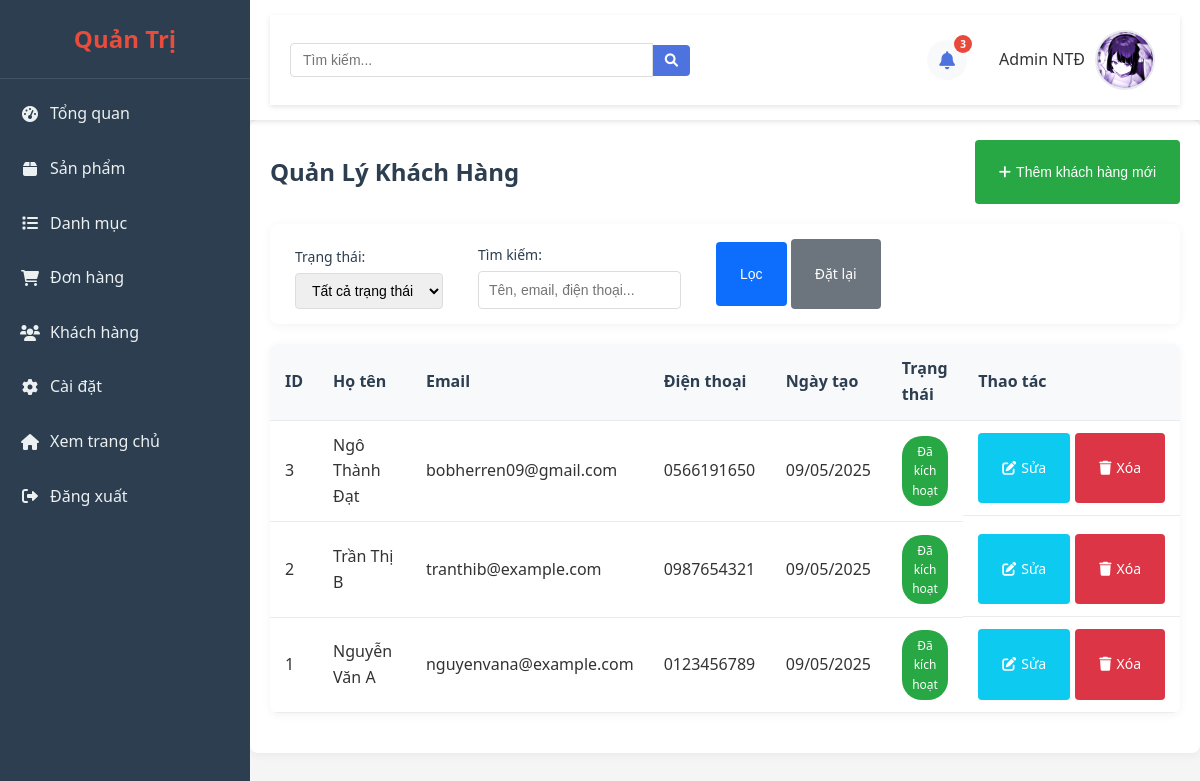
The page /admin/index.php?trang=nguoi-dung (signed in) on the database its author committed.
### tables this page shows
CREATE TABLE `nguoi_dung` (
  `id` int(11) NOT NULL,
  `ho_ten` varchar(255) NOT NULL,
  `email` varchar(255) NOT NULL,
  `mat_khau` varchar(255) NOT NULL,
  `dien_thoai` varchar(20) DEFAULT NULL,
  `dia_chi` text DEFAULT NULL,
  `trang_thai` tinyint(1) DEFAULT 1,
  `ngay_tao` datetime DEFAULT current_timestamp(),
  `avatar` varchar(255) DEFAULT NULL
);

### admin/pages/nguoi-dung.php (the view, shortened to what this page needs)
<?php
$hanh_dong = isset($_GET['hanh-dong']) ? $_GET['hanh-dong'] : '';
$nguoi_dung_sua = null;
$tu_khoa = isset($_GET['tu_khoa']) ? $_GET['tu_khoa'] : '';
$trang_thai_loc = isset($_GET['trang-thai']) ? (int) $_GET['trang-thai'] : -1;
$trang = isset($_GET['trang']) ? (int) $_GET['trang'] : 1;
$gioi_han = 10;
$params = array();
$types = '';
$where = '';
$trang = max(1, $trang);
$bat_dau = ($trang - 1) * $gioi_han;
$sql = "SELECT * FROM nguoi_dung $where ORDER BY id DESC LIMIT ?, ?";
$params[] = $bat_dau;
$params[] = $gioi_han;
$types .= 'ii';
$stmt = $conn->prepare($sql);
$stmt->bind_param($types, ...$params);
$stmt->execute();
$result = $stmt->get_result();
$nguoi_dung_list = array();
while ($row = $result->fetch_assoc()) {
    $nguoi_dung_list[] = $row;
}
?>
<div class="nguoi-dung-page">
  <div class="page-header">
      <h1>Quản Lý Khách Hàng</h1>
      <?php if ($hanh_dong != 'them' && $hanh_dong != 'sua'): ?>
          <button type="button" class="btn-them-moi" onclick="location.href='index.php?trang=nguoi-dung&hanh-dong=them'">
              <i class="fas fa-plus"></i> Thêm khách hàng mới
          </button>
      <?php endif; ?>
  </div>
  <?php if ($hanh_dong == 'them'): ?>
      <div class="form-container">
          <h2>Thêm Khách Hàng Mới</h2>
          <form method="POST" action="index.php?trang=nguoi-dung&hanh-dong=them">
              <div class="form-row">
                  <div class="form-group col-md-6">
                      <label for="ho_ten">Họ tên <span class="required">*</span></label>
                      <input type="text" id="ho_ten" name="ho_ten" value="<?php echo isset($_POST['ho_ten']) ? $_POST['ho_ten'] : ''; ?>" required>
                  </div>
                  <div class="form-group col-md-6">
                      <label for="email">Email <span class="required">*</span></label>
                      <input type="email" id="email" name="email" value="<?php echo isset($_POST['email']) ? $_POST['email'] : ''; ?>" required>
                  </div>
              </div>
              <div class="form-row">
                  <div class="form-group col-md-6">
                      <label for="mat_khau">Mật khẩu <span class="required">*</span></label>
                      <input type="password" id="mat_khau" name="mat_khau" required>
                      <small>Mật khẩu phải có ít nhất 6 ký tự</small>
                  </div>
                  <div class="form-group col-md-6">
                      <label for="xac_nhan_mat_khau">Xác nhận mật khẩu <span class="required">*</span></label>
                      <input type="password" id="xac_nhan_mat_khau" name="xac_nhan_mat_khau" required>
                  </div>
              </div>
              <div class="form-row">
                  <div class="form-group col-md-6">
                      <label for="dien_thoai">Điện thoại</label>
                      <input type="text" id="dien_thoai" name="dien_thoai" value="<?php echo isset($_POST['dien_thoai']) ? $_POST['dien_thoai'] : ''; ?>">
                  </div>
                  <div class="form-group col-md-6">
                      <div class="checkbox" style="margin-top: 32px;">
                          <input type="checkbox" id="trang_thai" name="trang_thai" value="1" <?php echo (!isset($_POST['trang_thai']) || $_POST['trang_thai'] == 1) ? 'checked' : ''; ?>>
                          <label for="trang_thai">Kích hoạt tài khoản</label>
                      </div>
                  </div>
              </div>
              <div class="form-group">
                  <label for="dia_chi">Địa chỉ</label>
                  <textarea id="dia_chi" name="dia_chi" rows="3"><?php echo isset($_POST['dia_chi']) ? $_POST['dia_chi'] : ''; ?></textarea>
              </div>
              <div class="form-actions">
                  <button type="submit" class="btn-luu">
                      <i class="fas fa-save"></i> Lưu Khách Hàng
                  </button>
                  <a href="index.php?trang=nguoi-dung" class="btn-huy">Hủy</a>
              </div>
          </form>
      </div>
  <?php else: ?>
      <div class="bo-loc">
          <form action="" method="GET" class="form-loc">
              <div class="form-group">
                  <label for="trang-thai">Trạng thái:</label>
                  <select name="trang-thai" id="trang-thai">
                      <option value="-1" <?php echo $trang_thai_loc == -1 ? 'selected' : ''; ?>>Tất cả trạng thái</option>
                  </select>
              </div>
              <div class="form-group">
                  <label for="tu_khoa">Tìm kiếm:</label>
                  <input type="text" name="tu_khoa" id="tu_khoa" value="<?php echo $tu_khoa; ?>" placeholder="Tên, email, điện thoại...">
              </div>
              <div class="form-group">
                  <button type="submit" class="btn-loc">Lọc</button>
                  <a href="index.php?trang=nguoi-dung" class="btn-dat-lai">Đặt lại</a>
              </div>
          </form>
      </div>
      <div class="danh-sach-nguoi-dung">
          <table>
              <thead>
                  <tr>
                      <th width="5%">ID</th>
                      <th width="20%">Họ tên</th>
                      <th width="20%">Email</th>
                      <th width="15%">Điện thoại</th>
                      <th width="15%">Ngày tạo</th>
                      <th width="10%">Trạng thái</th>
                      <th width="15%">Thao tác</th>
                  </tr>
              </thead>
              <tbody>
                  <?php if (!empty($nguoi_dung_list)): ?>
                      <?php foreach ($nguoi_dung_list as $nguoi_dung): ?>
                          <tr>
                              <td><?php echo $nguoi_dung['id']; ?></td>
                              <td><?php echo $nguoi_dung['ho_ten']; ?></td>
                              <td><?php echo $nguoi_dung['email']; ?></td>
                              <td><?php echo $nguoi_dung['dien_thoai']; ?></td>
                              <td><?php echo date('d/m/Y', strtotime($nguoi_dung['ngay_tao'])); ?></td>
                              <td>
                                  <a href="index.php?trang=nguoi-dung&hanh-dong=cap-nhat-trang-thai&id=<?php echo $nguoi_dung['id']; ?>&trang-thai=<?php echo $nguoi_dung['trang_thai'] ? 0 : 1; ?>" class="btn-trang-thai <?php echo $nguoi_dung['trang_thai'] ? 'active' : ''; ?>">
                                      <?php echo $nguoi_dung['trang_thai'] ? 'Đã kích hoạt' : 'Chưa kích hoạt'; ?>
                                  </a>
                              </td>
                              <td class="hanh-dong">
                                  <a href="index.php?trang=nguoi-dung&hanh-dong=sua&id=<?php echo $nguoi_dung['id']; ?>" class="btn-sua">
                                      <i class="fas fa-edit"></i> Sửa
                                  </a>
                                  <a href="index.php?trang=nguoi-dung&hanh-dong=xoa&id=<?php echo $nguoi_dung['id']; ?>" class="btn-xoa" onclick="return confirm('Bạn có chắc chắn muốn xóa người dùng này?')">
                                      <i class="fas fa-trash"></i> Xóa
                                  </a>
                              </td>
                          </tr>
                      <?php endforeach; ?>
                  <?php else: ?>
                      <tr>
                          <td colspan="7" class="khong-co-du-lieu">Không có người dùng nào.</td>
                      </tr>
                  <?php endif; ?>
              </tbody>
          </table>
      </div>
  <?php endif; ?>
</div>

### assets/css/admin.css (style rules this page uses)
body { font-family: "Segoe UI", Tahoma, Geneva, Verdana, sans-serif; line-height: 1.6; color: #333; background-color: #f8f9fa; }
a { text-decoration: none; color: #333; }
.page-header { display: flex; justify-content: space-between; align-items: center; margin-bottom: 20px; }
.page-header h1 { font-size: 24px; margin: 0; color: #2c3e50; }
.btn-them-moi, .btn-quay-lai, .btn-luu, .btn-huy, .btn-xem, .btn-sua, .btn-xoa, .btn-loc, .btn-dat-lai, .btn-xem-tat-ca, .btn-in { display: inline-flex; align-items: center; gap: 5px; padding: 24px 24px; border-radius: 4px; font-size: 14px; cursor: pointer; transition: background-color 0.3s; border: none; text-align: center; }
.btn-them-moi { background-color: #28a745; color: white; }
.btn-sua { background-color: #0dcaf0; color: white; }
.btn-xoa { background-color: #dc3545; color: white; }
.btn-loc { background-color: #0d6efd; color: white; }
.btn-dat-lai { background-color: #6c757d; color: white; }
.btn-trang-thai { display: inline-block; padding: 6px 10px; border-radius: 20px; font-size: 12px; text-align: center; background-color: #f8f9fa; color: #6c757d; transition: all 0.3s; }
.btn-trang-thai.active { background-color: #28a745; color: white; }
.form-group { margin-bottom: 20px; padding: 0 10px; }
.form-group label { display: block; margin-bottom: 8px; font-weight: 500; color: #2c3e50; }
.form-group input[type="text"], .form-group input[type="number"], .form-group input[type="email"], .form-group input[type="password"], .form-group select, .form-group textarea { width: 100%; padding: 10px; border: 1px solid #ddd; border-radius: 4px; font-size: 14px; }
.bo-loc { margin-bottom: 20px; padding: 15px; background-color: white; border-radius: 8px; box-shadow: 0 2px 10px rgba(0, 0, 0, 0.05); }
.form-loc { display: flex; flex-wrap: wrap; gap: 15px; align-items: flex-end; }
.form-loc .form-group { margin-bottom: 0; }
.form-loc label { display: block; margin-bottom: 5px; font-weight: 500; font-size: 14px; }
.form-loc select, .form-loc input { padding: 8px 12px; border: 1px solid #ddd; border-radius: 4px; font-size: 14px; }
.danh-sach-san-pham, .danh-sach-danh-muc, .danh-sach-nguoi-dung, .danh-sach-don-hang, .bang-du-lieu { overflow-x: auto; background-color: white; border-radius: 8px; box-shadow: 0 2px 10px rgba(0, 0, 0, 0.05); margin-bottom: 20px; }
table { width: 100%; border-collapse: collapse; }
table th, table td { padding: 12px 15px; text-align: left; border-bottom: 1px solid #e9ecef; }
table th { background-color: #f8f9fa; font-weight: 600; color: #2c3e50; }
.hanh-dong { display: flex; gap: 5px; justify-content: center; }
.nguoi-dung-page { padding: 20px; background-color: white; border-radius: 8px; box-shadow: 0 2px 10px rgba(0, 0, 0, 0.05); }

### rows shown on the page
nguoi_dung: id "3", ho_ten "Ngô Thành Đạt", email "bobherren09@gmail.com", dien_thoai "0566191650", ngay_tao "09/05/2025", trang_thai "Đã kích hoạt"
nguoi_dung: id "2", ho_ten "Trần Thị B", email "tranthib@example.com", dien_thoai "0987654321", ngay_tao "09/05/2025", trang_thai "Đã kích hoạt"
nguoi_dung: id "1", ho_ten "Nguyễn Văn A", email "nguyenvana@example.com", dien_thoai "0123456789", ngay_tao "09/05/2025", trang_thai "Đã kích hoạt"

### other values the page prints
$tong_so_thong_bao "3"
$_SESSION['admin_ten'] "Admin NTĐ"
